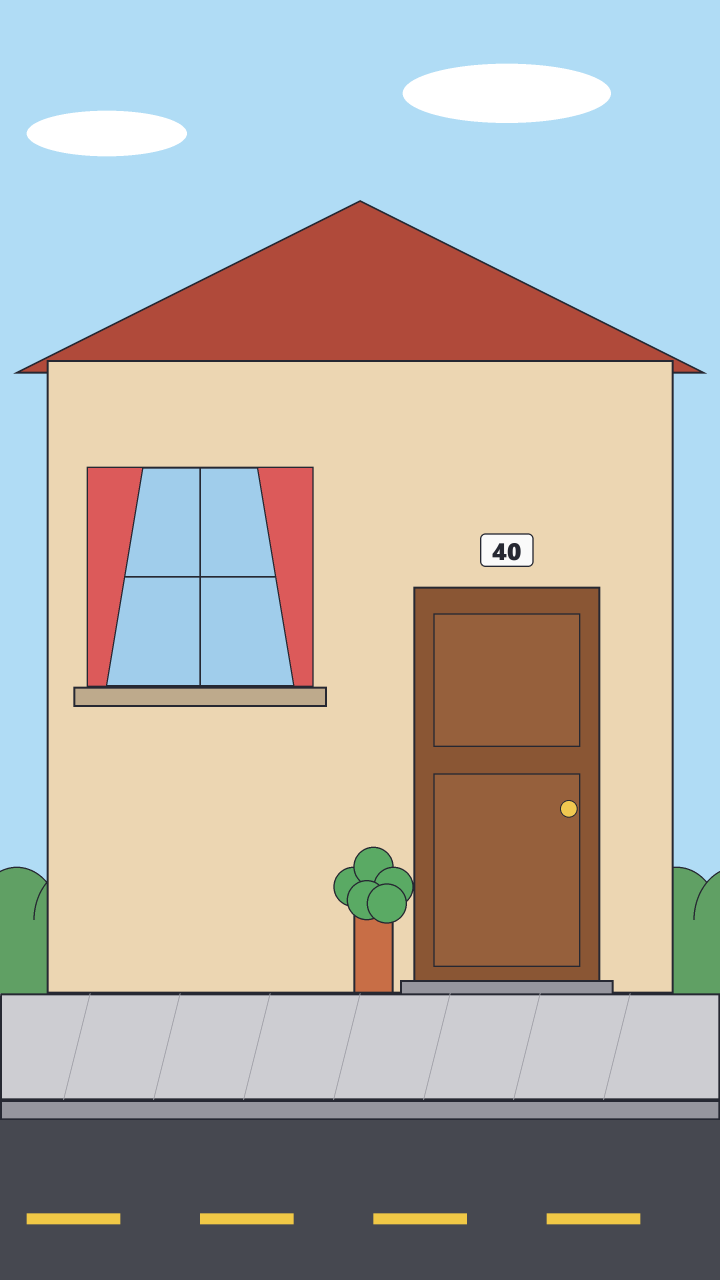
#> input picture motion/ep1/assets/bg_0.png, 2160 x 3840 px (shown at 1/3 size)
$ python contact_sheet.py ../motion/ep1/assets/bg_0.png
#> lines starting #> are read from the running program, lines starting #| are printed output that depends on the picture
### estilo.py
"""Shared paper-cutout drawing helpers.

All drawing coordinates are given at 1x (final) scale; `Pincel` multiplies them by
config.SUPERSAMPLING so shapes are drawn at 2x and later reduced with LANCZOS.
"""
from __future__ import annotations

import math
from functools import lru_cache
from pathlib import Path

import numpy as np
from PIL import Image, ImageChops, ImageDraw, ImageFilter, ImageFont

import config

SS = config.SUPERSAMPLING
CONTORNO = (34, 26, 30, 255)
LARGURA_CONTORNO = 3


def s(v: float) -> int:
    return round(v * SS)


def pts(seq) -> list[tuple[int, int]]:
    return [(s(x), s(y)) for x, y in seq]


def caixa(b) -> list[int]:
    return [s(v) for v in b]


_FONTES_SISTEMA = ("C:/Windows/Fonts/segoeuib.ttf", "C:/Windows/Fonts/arialbd.ttf",
                   "/usr/share/fonts/truetype/dejavu/DejaVuSans-Bold.ttf")


@lru_cache(maxsize=32)
def fonte(tamanho: int) -> ImageFont.FreeTypeFont:
    """Bold font with Portuguese accents: assets/fonts/*.ttf first, then system fonts."""
    candidatos = sorted(config.FONTES.glob("*.ttf")) + [Path(f) for f in _FONTES_SISTEMA]
    for c in candidatos:
        if c.exists():
            return ImageFont.truetype(str(c), tamanho)
    return ImageFont.load_default(size=tamanho)


_FONTES_BLACK = ("C:/Windows/Fonts/seguibl.ttf", "C:/Windows/Fonts/ariblk.ttf", "C:/Windows/Fonts/impact.ttf",
                 "/usr/share/fonts/truetype/dejavu/DejaVuSans-Bold.ttf")


# [23 lines left out: functions fonte_black, _cor, arco_pts, not called in this run]


def nova_camada(largura: int, altura: int) -> Image.Image:
    """Transparent supersampled layer for a 1x size."""
    return Image.new("RGBA", (s(largura), s(altura)), (0, 0, 0, 0))


def reduzir(img: Image.Image, largura: int, altura: int) -> Image.Image:
    return img.resize((largura, altura), Image.Resampling.LANCZOS)


# [15 lines left out: functions mascara, recortar, not called in this run]


class Pincel:
    """ImageDraw wrapper: 1x coordinates in, supersampled pixels out, dark outline by default."""

    # [4 lines left out: function __init__, not called in this run]

    def _w(self, largura):
        return max(1, s(self.lp if largura is None else largura))

    def elipse(self, b, cor, contorno=CONTORNO, largura=None):
        self.d.ellipse(caixa(b), fill=_cor(cor), outline=_cor(contorno), width=self._w(largura))

    def poligono(self, p, cor, contorno=CONTORNO, largura=None):
        self.d.polygon(pts(p), fill=_cor(cor), outline=_cor(contorno), width=self._w(largura))

    # [14 lines left out: functions retangulo, linha, not called in this run]

    def arco(self, b, ini, fim, cor=CONTORNO, largura=None):
        self.d.arc(caixa(b), ini, fim, fill=_cor(cor), width=self._w(largura))

    def corda(self, b, ini, fim, cor, contorno=None, largura=None):
        self.d.chord(caixa(b), ini, fim, fill=_cor(cor), outline=_cor(contorno), width=self._w(largura))

    def texto(self, xy, txt, tamanho, cor, anchor="mm"):
        self.d.text((s(xy[0]), s(xy[1])), txt, fill=_cor(cor), font=fonte(s(tamanho)), anchor=anchor)


# [24 lines left out: functions _ruido, textura_papel, sombra_recorte, not called in this run]

### tools/contact_sheet.py
"""Contact sheets: many labeled thumbnails in one PNG, for cheap visual review.

Usage: python tools/contact_sheet.py IMAGEM... [--saida output/contact_sheet.png]
Phase-specific sheets (R2, R4) add their own builders here.
"""
from __future__ import annotations

import argparse
import sys
from pathlib import Path

RAIZ = Path(__file__).resolve().parent.parent
if str(RAIZ) not in sys.path:
    sys.path.insert(0, str(RAIZ))

from PIL import Image, ImageDraw, ImageOps  # noqa: E402

import config  # noqa: E402
from estilo import fonte as _fonte  # noqa: E402

FUNDO = (38, 38, 44)
FUNDO_THUMB = (232, 226, 214)
TEXTO = (236, 236, 236)


def montar(itens: list[tuple[Image.Image, str]], colunas: int, thumb: tuple[int, int],
           titulo: str | None = None, margem: int = 10, rotulo_px: int = 14) -> Image.Image:
    """Grid of thumbnails (fit inside `thumb`, aspect kept) with a label under each."""
    fonte = _fonte(rotulo_px)
    fonte_titulo = _fonte(rotulo_px + 8)
    tw, th = thumb
    cel_h = th + rotulo_px + 8
    linhas = (len(itens) + colunas - 1) // colunas
    topo = (rotulo_px + 8 + 2 * margem) if titulo else margem
    largura = margem + colunas * (tw + margem)
    altura = topo + linhas * (cel_h + margem)
    folha = Image.new("RGB", (largura, altura), FUNDO)
    d = ImageDraw.Draw(folha)
    if titulo:
        d.text((margem, margem), titulo, fill=TEXTO, font=fonte_titulo)
    for i, (img, rotulo) in enumerate(itens):
        x = margem + (i % colunas) * (tw + margem)
        y = topo + (i // colunas) * (cel_h + margem)
        cel = Image.new("RGBA", (tw, th), FUNDO_THUMB + (255,))
        mini = ImageOps.contain(img.convert("RGBA"), (tw, th), Image.Resampling.LANCZOS)
        cel.alpha_composite(mini, ((tw - mini.width) // 2, (th - mini.height) // 2))
        folha.paste(cel.convert("RGB"), (x, y))
        d.text((x + tw // 2, y + th + 4), rotulo, fill=TEXTO, font=fonte, anchor="ma")
    return folha


# [85 lines left out: functions empilhar, folha_r2, folha_r4, not called in this run]


def main(argv=None) -> int:
    ap = argparse.ArgumentParser(description=__doc__)
    ap.add_argument("imagens", nargs="*", type=Path, help="imagens para a folha")
    ap.add_argument("--r2", action="store_true", help="gera a folha de revisão da fase R2")
    ap.add_argument("--r4", nargs=2, type=Path, metavar=("TIMELINE", "RANKING"),
                    help="quadros-chave do vídeo montado (fase R4)")
    ap.add_argument("--saida", type=Path, default=config.OUTPUT / "contact_sheet.png")
    ap.add_argument("--colunas", type=int, default=6)
    args = ap.parse_args(argv)
    if args.r2:
        print(folha_r2(config.OUTPUT / "contact_sheet_r2.png"))
        return 0
    if args.r4:
        print(folha_r4(args.r4[0], args.r4[1], config.OUTPUT / "contact_sheet_r4.png"))
        return 0
    if not args.imagens:
        ap.error("informe imagens ou --r2")
    itens = [(Image.open(p), p.stem) for p in args.imagens]
#> itens = 1 item
    args.saida.parent.mkdir(parents=True, exist_ok=True)
    montar(itens, args.colunas, (216, 384)).save(args.saida, optimize=True)
#> in montar, `linhas = (len(itens) + colunas - 1) // colunas`: linhas = 1
#> in montar, `altura = topo + linhas * (cel_h + margem)`: altura = 426
#> in montar, `folha = Image.new("RGB", (largura, altura), FUNDO)`:
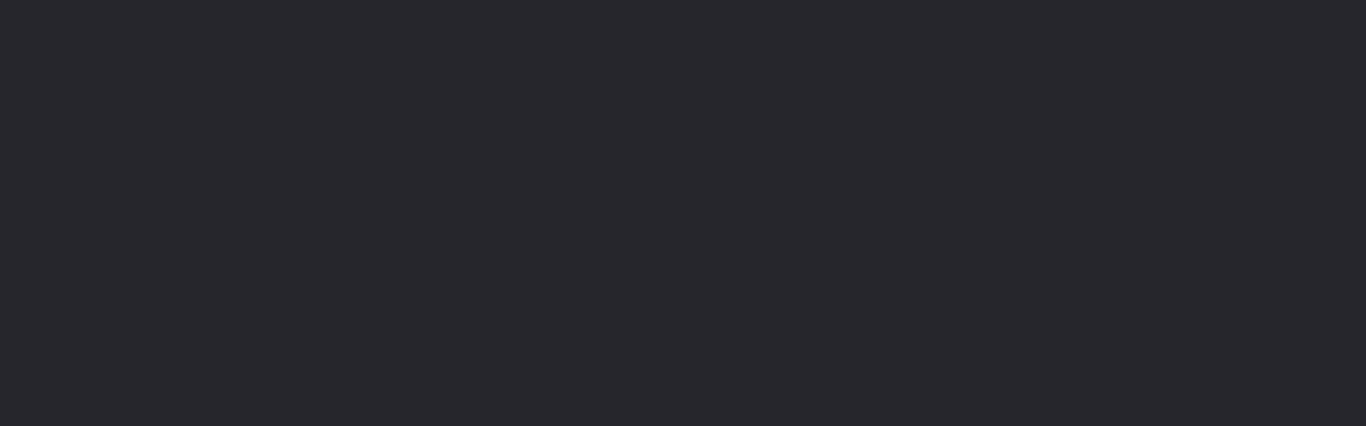
#> folha: PIL image 1366x426 RGB; mean R, G, B 38, 38, 44
#> the loop in montar, `for i, (img, rotulo) in enumerate(itens):` made 1 pass
#> (rotulo, x, y) on pass 1: ('bg_0', 10, 10)
#> pass 1, in montar, `cel = Image.new("RGBA", (tw, th), FUNDO_THUMB + (255,))`:
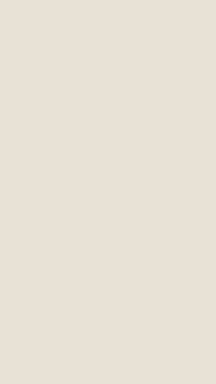
#> cel: PIL image 216x384 RGBA; mean R, G, B, A 232, 226, 214, 255
#> pass 1, in montar, `mini = ImageOps.contain(img.convert("RGBA"), (tw, th), Image.Resamplin..`:
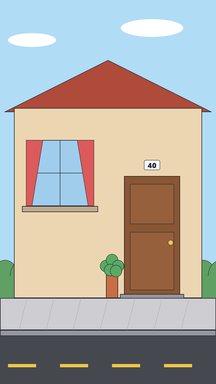
#> mini: PIL image 216x384 RGBA; mean R, G, B, A 176.9, 172.9, 166.9, 255
#> after the loop in montar, `for i, (img, rotulo) in enumerate(itens):`:
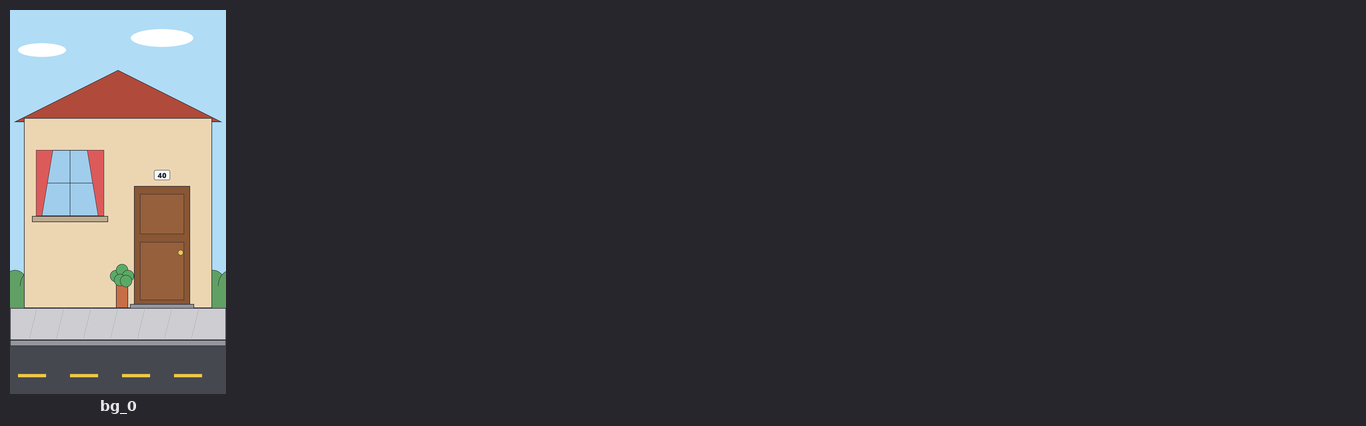
#> folha: PIL image 1366x426 RGB; mean R, G, B 57.9, 57.3, 61.6
    print(args.saida)
    return 0


if __name__ == "__main__":
    sys.exit(main())
#> (the program exits here)

$ run again, on motion/ep1/assets/bg_2.png
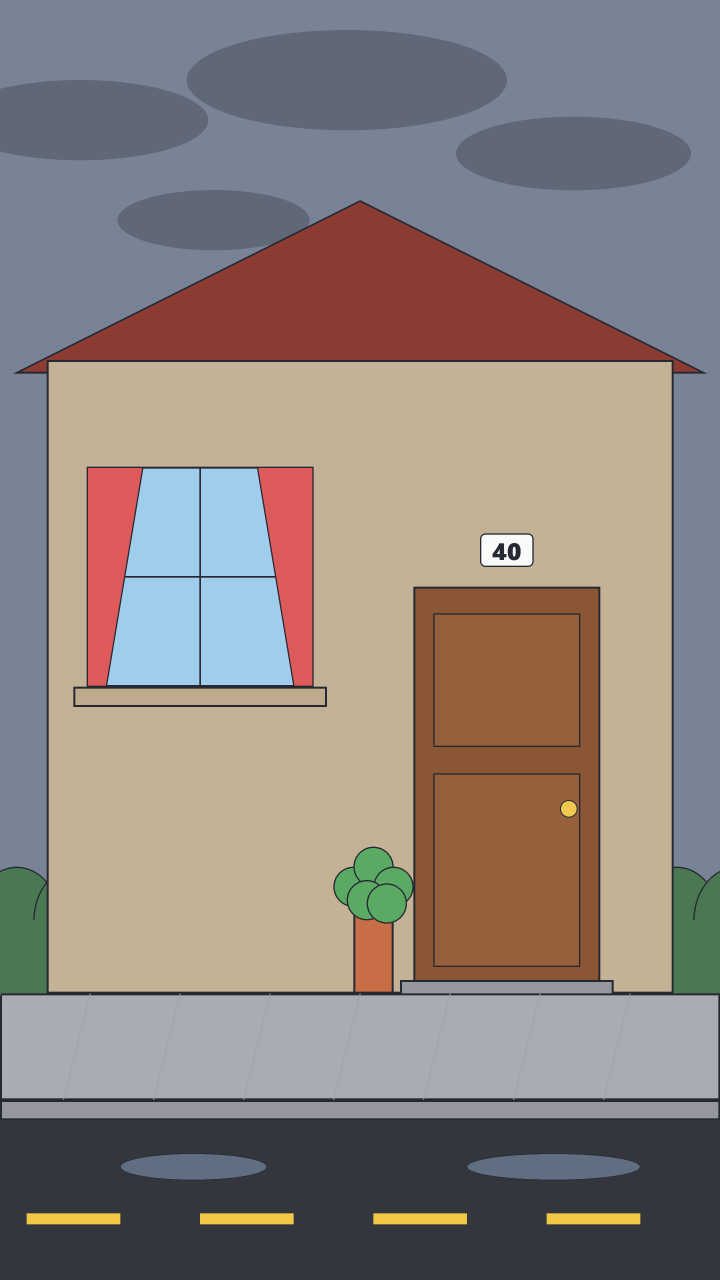
#> input picture motion/ep1/assets/bg_2.png, 2160 x 3840 px (shown at 1/3 size)
#> itens = 1 item
#> linhas = 1
#> altura = 426
#> the loop in montar, `for i, (img, rotulo) in enumerate(itens):` made 1 pass
#> (rotulo, x, y) on pass 1: ('bg_2', 10, 10)
#> pass 1, in montar, `mini = ImageOps.contain(img.convert("RGBA"), (tw, th), Image.Resamplin..`:
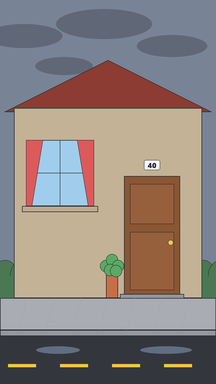
#> mini: PIL image 216x384 RGBA; mean R, G, B, A 140.6, 130.6, 126, 255
#> after the loop in montar, `for i, (img, rotulo) in enumerate(itens):`:
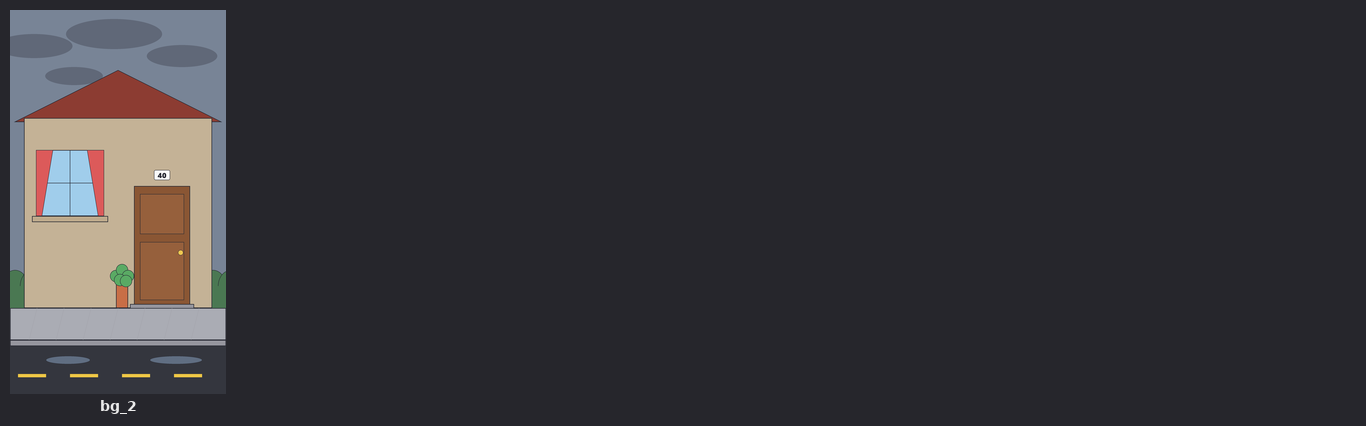
#> folha: PIL image 1366x426 RGB; mean R, G, B 52.7, 51.2, 55.7
